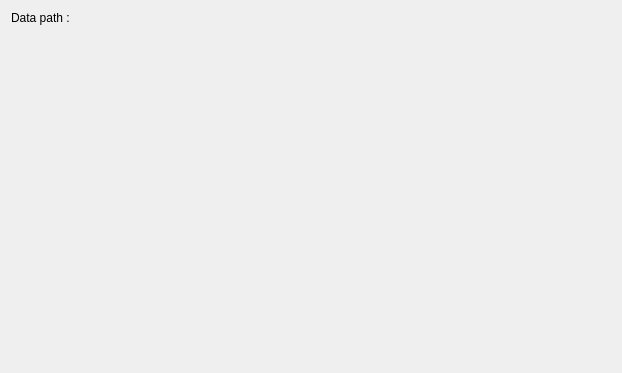
<?xml version="1.0" encoding="UTF-8"?>
<ui version="4.0">
 <class>GeneralSettings</class>
 <widget class="QWidget" name="GeneralSettings">
  <property name="geometry">
   <rect>
    <x>0</x>
    <y>0</y>
    <width>622</width>
    <height>373</height>
   </rect>
  </property>
  <property name="baseSize">
   <size>
    <width>650</width>
    <height>400</height>
   </size>
  </property>
  <property name="windowTitle">
   <string>Form</string>
  </property>
  <layout class="QFormLayout" name="formLayout">
   <property name="fieldGrowthPolicy">
    <enum>QFormLayout::ExpandingFieldsGrow</enum>
   </property>
   <item row="0" column="0">
    <widget class="QLabel" name="label">
     <property name="text">
      <string>Data path :</string>
     </property>
    </widget>
   </item>
   <item row="1" column="1">
    <widget class="Line" name="line">
     <property name="orientation">
      <enum>Qt::Horizontal</enum>
     </property>
    </widget>
   </item>
   <item row="0" column="1">
    <widget class="KUrlRequester" name="kcfg_basketsStorePath"/>
   </item>
  </layout>
 </widget>
 <customwidgets>
  <customwidget>
   <class>KUrlRequester</class>
   <extends>QFrame</extends>
   <header>kurlrequester.h</header>
  </customwidget>
 </customwidgets>
 <resources/>
 <connections/>
</ui>
